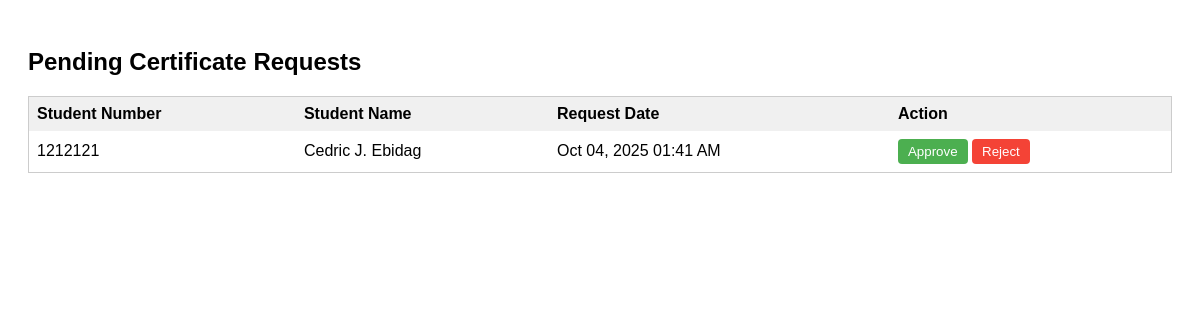
/physician/certificate_request.php, run on the app's committed database.
### tables this page shows
CREATE TABLE `certificate_requests` (
  `request_id` int(11) NOT NULL AUTO_INCREMENT,
  `student_id` int(11) NOT NULL,
  `status` enum('pending','approved','rejected') DEFAULT 'pending',
  `claim_datetime` datetime DEFAULT NULL,
  `rejection_reason` text DEFAULT NULL,
  `requested_at` timestamp NOT NULL DEFAULT current_timestamp(),
  `scheduled_date` date DEFAULT NULL,
  `scheduled_time` time DEFAULT NULL,
  PRIMARY KEY (`request_id`),
  KEY `student_id` (`student_id`),
  CONSTRAINT `certificate_requests_ibfk_1` FOREIGN KEY (`student_id`) REFERENCES `students` (`student_id`)
);

CREATE TABLE `students` (
  `student_id` int(11) NOT NULL AUTO_INCREMENT,
  `student_number` varchar(20) NOT NULL,
  `name` varchar(200) DEFAULT NULL,
  `year_level` varchar(50) DEFAULT NULL,
  `course` varchar(100) DEFAULT NULL,
  `email` varchar(100) DEFAULT NULL,
  `contact_number` varchar(20) DEFAULT NULL,
  `birthdate` date DEFAULT NULL,
  `address` text DEFAULT NULL,
  `age` int(11) DEFAULT NULL,
  `sex` varchar(10) NOT NULL DEFAULT 'Unknown',
  `created_at` timestamp NOT NULL DEFAULT current_timestamp(),
  `user_id` int(11) DEFAULT NULL,
  `status` enum('active','inactive') NOT NULL DEFAULT 'active',
  PRIMARY KEY (`student_id`),
  UNIQUE KEY `student_number` (`student_number`),
  KEY `fk_students_user_id` (`user_id`),
  CONSTRAINT `fk_students_user_id` FOREIGN KEY (`user_id`) REFERENCES `users` (`user_id`) ON DELETE SET NULL
);

### physician/certificate_request.php (the view, shortened to what this page needs)
<?php
include '../includes/db_connect.php';
$query = "
    SELECT
        cr.request_id,
        s.name AS student_name,
        s.student_number,
        cr.requested_at
    FROM certificate_requests cr
    JOIN students s ON cr.student_id = s.student_id
    WHERE cr.status = 'pending'
    ORDER BY cr.requested_at DESC
";
$result = $conn->query($query);
?>
<!DOCTYPE html>
<html lang="en">
<head>
</head>
<body>
<h2>Pending Certificate Requests</h2>
<table>
<thead>
<tr>
    <th>Student Number</th>
    <th>Student Name</th>
    <th>Request Date</th>
    <th>Action</th>
</tr>
</thead>
<tbody>
<?php if($result->num_rows > 0): ?>
    <?php while($row = $result->fetch_assoc()): ?>
    <tr id="row-<?= $row['request_id'] ?>">
        <td><?= htmlspecialchars($row['student_number']) ?></td>
        <td><?= htmlspecialchars($row['student_name']) ?></td>
        <td><?= date('M d, Y h:i A', strtotime($row['requested_at'])) ?></td>
        <td>
            <button class="btn-approve" data-id="<?= $row['request_id'] ?>">Approve</button>
            <button class="btn-reject" data-id="<?= $row['request_id'] ?>">Reject</button>
        </td>
    </tr>
    <?php endwhile; ?>
<?php else: ?>
    <tr><td colspan="4">No pending requests.</td></tr>
<?php endif; ?>
</tbody>
</table>
</body>
</html>

### physician/certificate_request.php (style rules this page uses)
body { font-family: Arial, sans-serif; padding:20px; }
table { border:1px solid #ccc; width:100%; border-collapse: collapse; }
th, td { text-align:left; padding: 8px; }
th { background:#f0f0f0; }
button { border:none; padding:5px 10px; border-radius:4px; cursor:pointer; color:#fff; }
.btn-approve { background:#4CAF50; }
.btn-reject { background:#f44336; }

### data on the page
certificate_requests: student.student_number "1212121", student.name "Cedric J. Ebidag", requested_at "Oct 04, 2025 01:41 AM"
